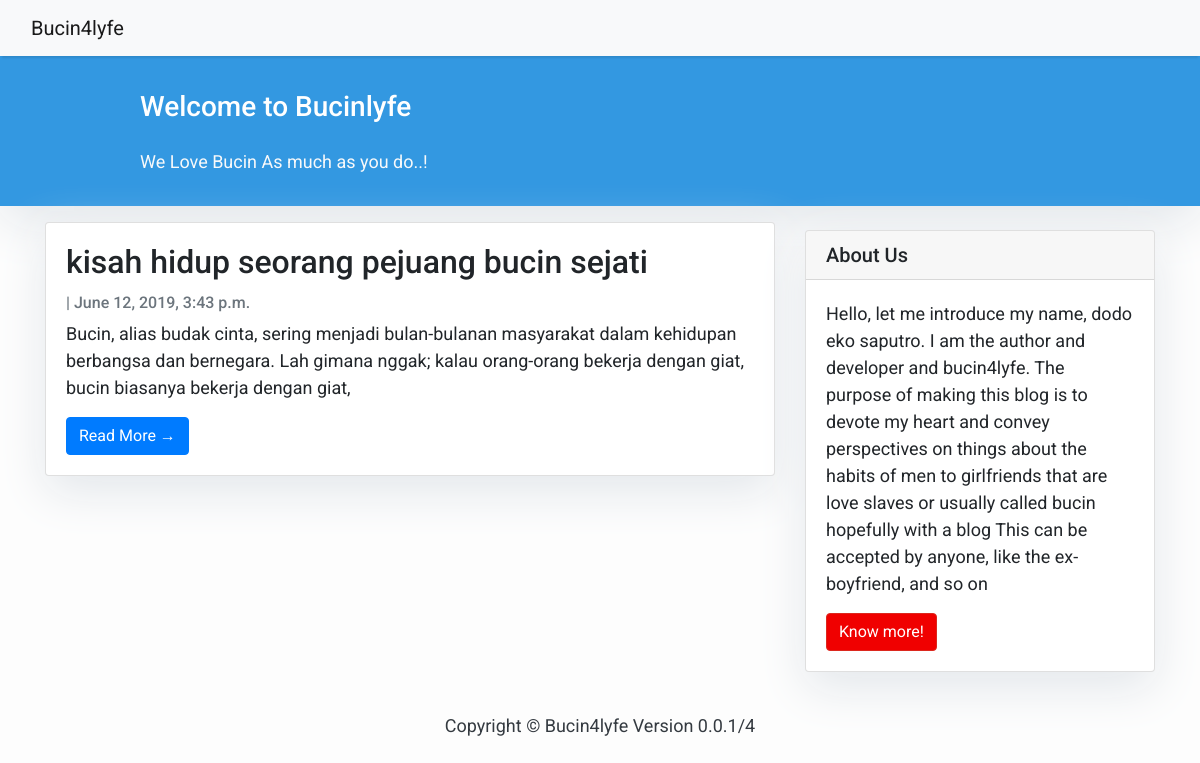
The page / on the database its author committed.
### articlemrbean/models.py (models this page shows, shortened)
class Post(models.Model):
    title = models.CharField(max_length=200, unique=True)
    slug = models.SlugField(max_length=200, unique=True)
    author = models.ForeignKey(User, on_delete= models.CASCADE,related_name='blog_posts')
    updated_on = models.DateTimeField(auto_now= True)
    content = models.TextField()
    created_on = models.DateTimeField(auto_now_add=True)
    status = models.IntegerField(choices=STATUS, default=0)
    class Meta:
        ordering = ['-created_on']

### articlemrbean/views.py (the view)
# urls.py: path('', views.PostList.as_view(), name='home'),
class PostList(generic.ListView):
    queryset = Post.objects.filter(status=1).order_by('-created_on')
    template_name = 'index.html'

### articlemrbean/templates/index.html (shortened to what this page needs)
{% extends "base.html" %}
{% block content %}
<header class="masthead">
    <div class="container">
        <div class="row">
            <div class=" col-md-8 col-md-10 mx-auto">
                <div class="site-heading">
                    <h3 class=" site-heading my-4 mt-3 text-white"> Welcome to Bucinlyfe </h3>
                    <p class="text-light">We Love Bucin As much as you do..! &nbsp
                    </p>
                </div>
            </div>
        </div>
    </div>
</header>
<div class="container">
    <div class="row">
        <div class="col-md-8 mt-3 left">
            {% for post in post_list %}
            <div class="card mb-4">
                <div class="card-body">
                    <h2 class="card-title">{{ post.title }}</h2>
                    <p class="card-text text-muted h6">{{ post.Author }} | {{ post.created_on}} </p>
                    <p class="card-text">{{post.content|slice:":200" }}</p>
                    <a href="{% url 'post_detail' post.slug  %}" class="btn btn-primary">Read More &rarr;</a>
                </div>
            </div>
            {% endfor %}
        </div>
        {% block sidebar %} {% include 'sidebar.html' %} {% endblock sidebar %}
    </div>
</div>
{%endblock%}

### articlemrbean/templates/base.html (style rules this page uses)
body { font-family: "Roboto", sans-serif; font-size: 17px; background-color: #fdfdfd; }
.masthead { background: #3398E1; height: auto; padding-bottom: 15px; box-shadow: 0 16px 48px #E3E7EB; padding-top: 10px; }

### articlemrbean/templates/index.html (style rules this page uses)
body { font-family: "Roboto", sans-serif; font-size: 18px; background-color: #fdfdfd; }
.card { box-shadow: 0 16px 48px #E3E7EB; }

### articlemrbean/templates/sidebar.html (style rules this page uses)
.card { box-shadow: 0 16px 48px #E3E7EB; }

### rows shown on the page
Post: title "kisah hidup seorang pejuang bucin sejati", created_on "June 12, 2019, 3:43 p.m.", content "Bucin, alias budak cinta, sering menjadi bulan-bulanan masyarakat dalam kehidupan berbangsa dan bernegara. Lah gimana nggak; kalau orang-orang bekerja dengan giat, bucin biasanya bekerja dengan giat,"
